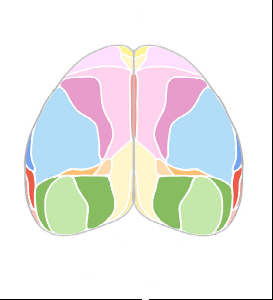
#> input picture xiaoshunao_v4.png, 273 x 300 px
$ python get_outline.py
#> lines starting #> are read from the running program, lines starting #| are printed output that depends on the picture; after the words box and inside, x2 and y2 are one past the last pixel; in counts of white or black regions, pixels touching at a corner belong together
import os
import cv2
import numpy as np
import matplotlib.pyplot as plt

# --- 1. 加载图像 ---
# 替换为您的图片文件名
image_path = os.path.join(os.path.dirname(os.path.dirname(__file__)), 'xiaoshunao_v4.png')
# 以灰度模式加载-
mouse_img = cv2.imread(image_path, cv2.IMREAD_GRAYSCALE)
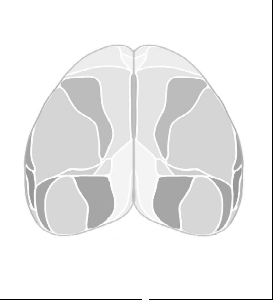
#> mouse_img: shape (300, 273); min 0, max 255, mean 236.1

if mouse_img is None:
    print(f"错误: 无法加载图片，请检查路径 {image_path}")
else:
    # --- 2. 图像预处理 (关键修改) ---
    # 我们的目标：将背景（白色）变为0，将大脑（彩色/黑色）变为255
    #
    # cv2.THRESH_BINARY_INV (反向二值化):
    # - 像素值 > 阈值 (240) 时, 设为 0 (黑色) -> 这会处理掉白色背景
    # - 像素值 <= 阈值 (240) 时, 设为 maxval (255) (白色) -> 这会保留大脑区域
    #
    # 我们选择一个高的阈值(如240)，以确保只有纯白色背景被去除。
    ret, thresh = cv2.threshold(mouse_img, 240, 255, cv2.THRESH_BINARY_INV)
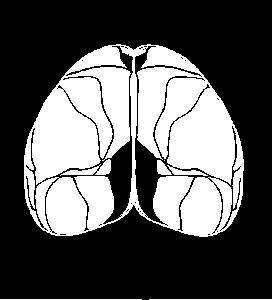
#> thresh: shape (300, 273); 35.4% white; 6 white regions (1 under 20 px)

    # --- 3. 查找轮廓 ---
    # cv2.findContours 期望在黑色背景上找到白色物体。
    # 我们上一步得到的 'thresh' 图像（白色大脑剪影）正好符合要求。
    # cv2.RETR_EXTERNAL: 只查找最外层的轮廓。
    contours, hierarchy = cv2.findContours(thresh, cv2.RETR_EXTERNAL, cv2.CHAIN_APPROX_SIMPLE)
#> contours = 3 contours, 2 with area under 20; largest, box (x1, y1, x2, y2) and area: (24, 44, 244, 237) 33478

    # 绘制所有轮廓
    cv2.drawContours(mouse_img, contours, -1, (0, 255, 0), 3)
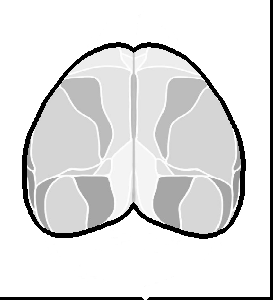
#> mouse_img: shape (300, 273); 5.28% of pixels changed, all inside (x1, y1, x2, y2) = (0, 0, 272, 300)

    # 显示图像
    cv2.imshow('Contours', mouse_img)
    cv2.waitKey(0)
    cv2.destroyAllWindows()

    if not contours:
        print("错误: 未找到任何轮廓。请尝试调整 cv2.threshold 的阈值 (例如 230 或 250)。")
    else:
        # --- 4. 选择最大的轮廓 ---
        # 假设最大的轮廓就是我们想要的脑部轮廓
        # (按面积大小排序)
        mouse_outline_contour = max(contours, key=cv2.contourArea)
#> mouse_outline_contour = contour of 322 points, box (x1, y1, x2, y2) (24, 44, 244, 237), area 33478

                # 将轮廓坐标归一化到-1到1的范围内，以适应MNE的默认坐标系
        x_coords = mouse_outline_contour[:, 0, 0]
#> x_coords = 322 values, max 243 at index 222, min 24 at index 73, mean 136.7
        y_coords = mouse_outline_contour[:, 0, 1]
#> y_coords = 322 values, max 236 at index 188, min 44 at index 0, mean 149.2
        x_norm = (x_coords - np.mean(x_coords)) / np.ptp(x_coords) * 2
#> x_norm = 322 values, max 0.971 at index 222, min -1.03 at index 73, mean 0
        y_norm = (y_coords - np.mean(y_coords)) / np.ptp(y_coords) * 2
#> y_norm = 322 values, max 0.905 at index 188, min -1.1 at index 0, mean 1.1e-16
        # 注意：y轴可能需要反转，取决于您的图像。
        y_norm *= -1
#> y_norm = 322 values, max 1.1 at index 0, min -0.905 at index 188, mean -1.1e-16

        # 创建一个包含轮廓坐标的字典，以备后用
        custom_outlines = {
            'head': (x_norm, y_norm)
        }

        # --- 5. (可选) 可视化检查 ---
        # 创建一个彩色副本来绘制轮廓，以便检查是否正确
        vis_img = cv2.cvtColor(mouse_img, cv2.COLOR_GRAY2BGR)
        cv2.drawContours(vis_img, [mouse_outline_contour], -1, (0, 255, 0), 2) # 用绿色(0,255,0)画出轮廓
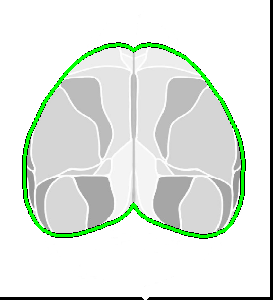
#> vis_img: shape (300, 273, 3); mean B, G, R 223.7, 231.3, 223.7

        plt.figure(figsize=(10, 5))
        plt.subplot(1, 2, 1)
        plt.title("二值化图像 (大脑剪影)")
        plt.imshow(thresh, cmap='gray')
        plt.subplot(1, 2, 2)
        plt.title("提取的轮廓 (绿色)")
        plt.imshow(cv2.cvtColor(vis_img, cv2.COLOR_BGR2RGB))
        plt.show()

        # --- 6. 坐标归一化 (保持纵横比) ---
        # Squeeze 掉多余的维度 (N, 1, 2) -> (N, 2)
        coords = mouse_outline_contour.squeeze()
#> coords = 322 pairs, first value 24 to 243, second value 44 to 236
        x_coords = coords[:, 0]
        y_coords = coords[:, 1]

        # 计算中心点
        x_mean = np.mean(x_coords)
#> x_mean = 136.7
        y_mean = np.mean(y_coords)
#> y_mean = 149.2

        # 计算X和Y的范围
        x_range = np.ptp(x_coords) # ptp = Peak-to-Peak (max - min)
#> x_range = 219
        y_range = np.ptp(y_coords)
#> y_range = 192

        # 重点：使用X和Y中 *最大* 的范围作为归一化分母，以保持纵横比
        max_range = max(x_range, y_range)
#> max_range = 219

        # (x - x_mean) / (max_range / 2)  等效于 (x - x_mean) * 2 / max_range
        x_norm = (x_coords - x_mean) * 2 / max_range
        y_norm = (y_coords - y_mean) * 2 / max_range
#> y_norm = 322 values, max 0.793 at index 188, min -0.96 at index 0, mean 4.41e-17

        # OpenCV的y轴（图像坐标）是向下的，
        # 而MNE的y轴（笛卡尔坐标）是向上的，所以需要反转。
        y_norm *= -1
#> y_norm = 322 values, max 0.96 at index 0, min -0.793 at index 188, mean -4.41e-17

        # --- 7. 创建字典 ---
        custom_outlines = {
            'head': (x_norm, y_norm)
        }

        print("轮廓坐标提取并归一化成功！")

        # (可选) 绘制归一化后的轮廓，检查其形状
        plt.figure(figsize=(5, 5))
        plt.title("归一化后的轮廓 (-1 to 1)")
        plt.plot(x_norm, y_norm, 'b-')
        plt.gca().set_aspect('equal', adjustable='box')
        plt.grid(True)
        plt.xlabel("归一化 X 坐标")
        plt.ylabel("归一化 Y 坐标")
        plt.show()
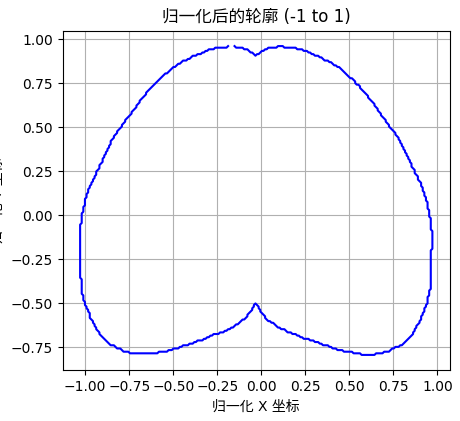
#> figure drawn by matplotlib, 1 panel
